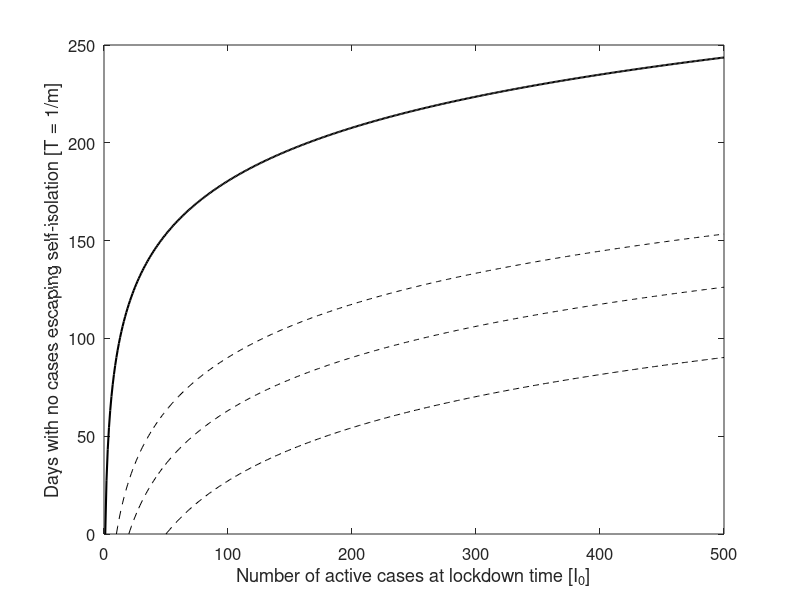

Reproduce this figure in MATLAB.
%------------------------------------------------------------------------
% AUTHORSHIP AND CONTACT
% Original code by Maria M. Martignoni (Memorial University of Newfoundland)
% Contact: mmartignonim@mun.ca
%-------------------------------------------------



close all
clear all
global betal gamma Id I0 betamax betaeq

gamma = 1/14;
betal = 0.3*gamma;
betamax = 2.4*gamma;
betaeq = 0.9*gamma;

Idv = [1,10,20,50];




for z = 1:length(Idv)

 Id = Idv(z);
 I0v = Id:1:500;
T = zeros(1,length(I0v));
  
for i = 1:length(I0v)

I0 = I0v(i);
T(i) = (log(Id/I0)*(betamax-betal)^2)/((betal-gamma) * (betamax-betaeq)^2);


end


figure(1)
if Id == 1
plot(I0v,T,'k-','Linewidth',1.5)
else
    plot(I0v,T,'k--','Linewidth',0.5)
end
xlabel('Number of active cases at lockdown time [I_0]')
ylabel('Days with no cases escaping self-isolation [T = 1/m]')
%axis([0 1 0 100])
set(gca,'fontsize',12)
hold on



end




